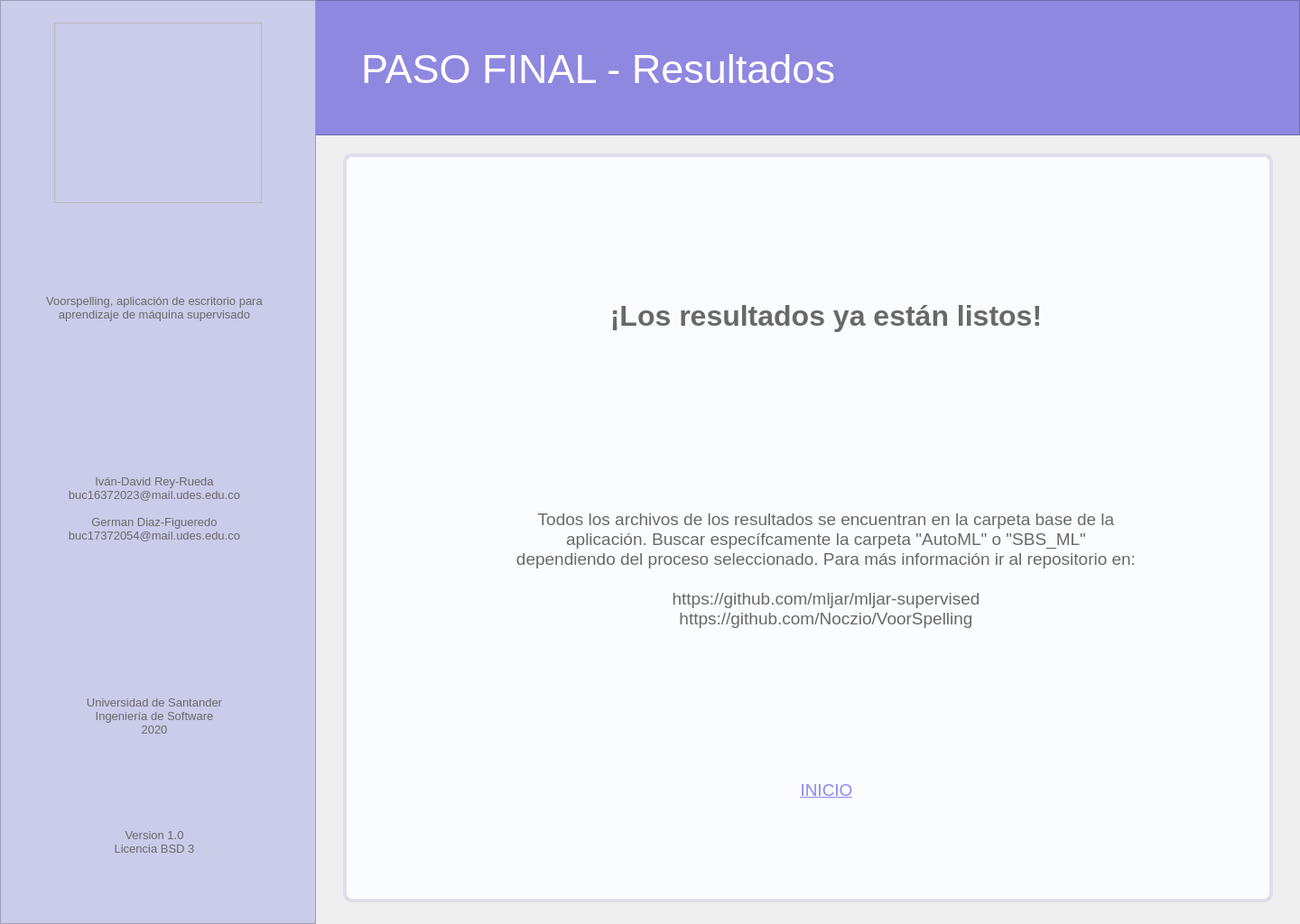
<?xml version="1.0" encoding="UTF-8"?>
<ui version="4.0">
 <class>MainWindow</class>
 <widget class="QMainWindow" name="MainWindow">
  <property name="geometry">
   <rect>
    <x>0</x>
    <y>0</y>
    <width>1440</width>
    <height>1024</height>
   </rect>
  </property>
  <property name="minimumSize">
   <size>
    <width>1440</width>
    <height>1024</height>
   </size>
  </property>
  <property name="maximumSize">
   <size>
    <width>1440</width>
    <height>1024</height>
   </size>
  </property>
  <property name="windowTitle">
   <string>Voorspelling</string>
  </property>
  <widget class="QWidget" name="centralwidget">
   <widget class="QFrame" name="left_bar">
    <property name="geometry">
     <rect>
      <x>0</x>
      <y>0</y>
      <width>350</width>
      <height>1024</height>
     </rect>
    </property>
    <property name="styleSheet">
     <string notr="true">background-color: rgb(203, 203, 234);

</string>
    </property>
    <property name="frameShape">
     <enum>QFrame::StyledPanel</enum>
    </property>
    <property name="frameShadow">
     <enum>QFrame::Raised</enum>
    </property>
    <widget class="QLabel" name="lbl_left_1">
     <property name="geometry">
      <rect>
       <x>18</x>
       <y>278</y>
       <width>306</width>
       <height>126</height>
      </rect>
     </property>
     <property name="font">
      <font>
       <pointsize>10</pointsize>
      </font>
     </property>
     <property name="styleSheet">
      <string notr="true">color: rgb(105, 105, 105);</string>
     </property>
     <property name="text">
      <string>Voorspelling, aplicación de escritorio para aprendizaje de máquina supervisado</string>
     </property>
     <property name="alignment">
      <set>Qt::AlignCenter</set>
     </property>
     <property name="wordWrap">
      <bool>true</bool>
     </property>
    </widget>
    <widget class="QLabel" name="lbl_left_2">
     <property name="geometry">
      <rect>
       <x>18</x>
       <y>500</y>
       <width>306</width>
       <height>126</height>
      </rect>
     </property>
     <property name="font">
      <font>
       <pointsize>10</pointsize>
      </font>
     </property>
     <property name="styleSheet">
      <string notr="true">color: rgb(105, 105, 105);</string>
     </property>
     <property name="text">
      <string>Iván-David Rey-Rueda
buc16372023@mail.udes.edu.co

German Diaz-Figueredo
buc17372054@mail.udes.edu.co</string>
     </property>
     <property name="alignment">
      <set>Qt::AlignCenter</set>
     </property>
     <property name="wordWrap">
      <bool>true</bool>
     </property>
    </widget>
    <widget class="QLabel" name="lbl_left_3">
     <property name="geometry">
      <rect>
       <x>18</x>
       <y>730</y>
       <width>306</width>
       <height>126</height>
      </rect>
     </property>
     <property name="font">
      <font>
       <pointsize>10</pointsize>
      </font>
     </property>
     <property name="styleSheet">
      <string notr="true">color: rgb(105, 105, 105);</string>
     </property>
     <property name="text">
      <string>Universidad de Santander
Ingeniería de Software
2020</string>
     </property>
     <property name="alignment">
      <set>Qt::AlignCenter</set>
     </property>
     <property name="wordWrap">
      <bool>true</bool>
     </property>
    </widget>
    <widget class="QLabel" name="lbl_left_4">
     <property name="geometry">
      <rect>
       <x>18</x>
       <y>870</y>
       <width>306</width>
       <height>126</height>
      </rect>
     </property>
     <property name="font">
      <font>
       <pointsize>10</pointsize>
      </font>
     </property>
     <property name="styleSheet">
      <string notr="true">color: rgb(105, 105, 105);</string>
     </property>
     <property name="text">
      <string>Version 1.0
Licencia BSD 3</string>
     </property>
     <property name="alignment">
      <set>Qt::AlignCenter</set>
     </property>
     <property name="wordWrap">
      <bool>true</bool>
     </property>
    </widget>
   </widget>
   <widget class="QFrame" name="logo">
    <property name="geometry">
     <rect>
      <x>60</x>
      <y>25</y>
      <width>230</width>
      <height>200</height>
     </rect>
    </property>
    <property name="styleSheet">
     <string notr="true">image: url(:/image/voorspelling_logo.png);</string>
    </property>
    <property name="frameShape">
     <enum>QFrame::StyledPanel</enum>
    </property>
    <property name="frameShadow">
     <enum>QFrame::Raised</enum>
    </property>
   </widget>
   <widget class="QFrame" name="up_bar">
    <property name="geometry">
     <rect>
      <x>0</x>
      <y>0</y>
      <width>1440</width>
      <height>150</height>
     </rect>
    </property>
    <property name="styleSheet">
     <string notr="true">background-color: rgb(143, 136, 224);</string>
    </property>
    <property name="frameShape">
     <enum>QFrame::StyledPanel</enum>
    </property>
    <property name="frameShadow">
     <enum>QFrame::Raised</enum>
    </property>
    <widget class="QLabel" name="lbl_tittle">
     <property name="geometry">
      <rect>
       <x>400</x>
       <y>40</y>
       <width>700</width>
       <height>72</height>
      </rect>
     </property>
     <property name="font">
      <font>
       <family>MS Shell Dlg 2</family>
       <pointsize>34</pointsize>
       <weight>50</weight>
       <italic>false</italic>
       <bold>false</bold>
      </font>
     </property>
     <property name="styleSheet">
      <string notr="true">border: none;
color: rgb(255, 255, 255);</string>
     </property>
     <property name="text">
      <string>PASO FINAL - Resultados</string>
     </property>
     <property name="scaledContents">
      <bool>false</bool>
     </property>
     <property name="alignment">
      <set>Qt::AlignLeading|Qt::AlignLeft|Qt::AlignVCenter</set>
     </property>
     <property name="wordWrap">
      <bool>true</bool>
     </property>
     <property name="margin">
      <number>0</number>
     </property>
     <property name="indent">
      <number>0</number>
     </property>
    </widget>
   </widget>
   <widget class="QFrame" name="main_area">
    <property name="geometry">
     <rect>
      <x>380</x>
      <y>170</y>
      <width>1030</width>
      <height>830</height>
     </rect>
    </property>
    <property name="styleSheet">
     <string notr="true">background-color: rgb(250, 252, 255);
border: 4px solid;
border-color: rgb(225, 221, 235);
border-radius: 10px;</string>
    </property>
    <property name="frameShape">
     <enum>QFrame::StyledPanel</enum>
    </property>
    <property name="frameShadow">
     <enum>QFrame::Raised</enum>
    </property>
    <widget class="QLabel" name="lbl_message_2">
     <property name="geometry">
      <rect>
       <x>190</x>
       <y>380</y>
       <width>690</width>
       <height>161</height>
      </rect>
     </property>
     <property name="font">
      <font>
       <pointsize>14</pointsize>
       <weight>50</weight>
       <italic>false</italic>
       <bold>false</bold>
       <underline>false</underline>
       <strikeout>false</strikeout>
       <kerning>true</kerning>
      </font>
     </property>
     <property name="styleSheet">
      <string notr="true">color: rgb(105, 105, 105);
border: none;</string>
     </property>
     <property name="text">
      <string>Todos los archivos de los resultados se encuentran en la carpeta base de la aplicación. Buscar específcamente la carpeta &quot;AutoML&quot; o &quot;SBS_ML&quot;  dependiendo del proceso seleccionado. Para más información ir al repositorio en:

https://github.com/mljar/mljar-supervised
https://github.com/Noczio/VoorSpelling</string>
     </property>
     <property name="alignment">
      <set>Qt::AlignCenter</set>
     </property>
     <property name="wordWrap">
      <bool>true</bool>
     </property>
    </widget>
    <widget class="QLabel" name="lbl_message_1">
     <property name="geometry">
      <rect>
       <x>190</x>
       <y>140</y>
       <width>690</width>
       <height>80</height>
      </rect>
     </property>
     <property name="font">
      <font>
       <pointsize>24</pointsize>
       <weight>75</weight>
       <bold>true</bold>
      </font>
     </property>
     <property name="styleSheet">
      <string notr="true">color: rgb(105, 105, 105);
border: none;</string>
     </property>
     <property name="text">
      <string>¡Los resultados ya están listos!</string>
     </property>
     <property name="alignment">
      <set>Qt::AlignCenter</set>
     </property>
     <property name="wordWrap">
      <bool>true</bool>
     </property>
    </widget>
    <widget class="QLabel" name="lbl_home">
     <property name="geometry">
      <rect>
       <x>390</x>
       <y>690</y>
       <width>291</width>
       <height>31</height>
      </rect>
     </property>
     <property name="font">
      <font>
       <pointsize>14</pointsize>
       <underline>true</underline>
      </font>
     </property>
     <property name="styleSheet">
      <string notr="true">QLabel
{
   border: none;
	color: rgb(144, 135, 239);
}

QLabel:hover
{
   color: rgba(144, 135, 239, 0.8);
}</string>
     </property>
     <property name="text">
      <string>INICIO</string>
     </property>
     <property name="alignment">
      <set>Qt::AlignCenter</set>
     </property>
     <property name="wordWrap">
      <bool>true</bool>
     </property>
    </widget>
   </widget>
   <zorder>up_bar</zorder>
   <zorder>left_bar</zorder>
   <zorder>logo</zorder>
   <zorder>main_area</zorder>
  </widget>
 </widget>
 <resources>
  <include location="Images_voor.qrc"/>
 </resources>
 <connections/>
</ui>
